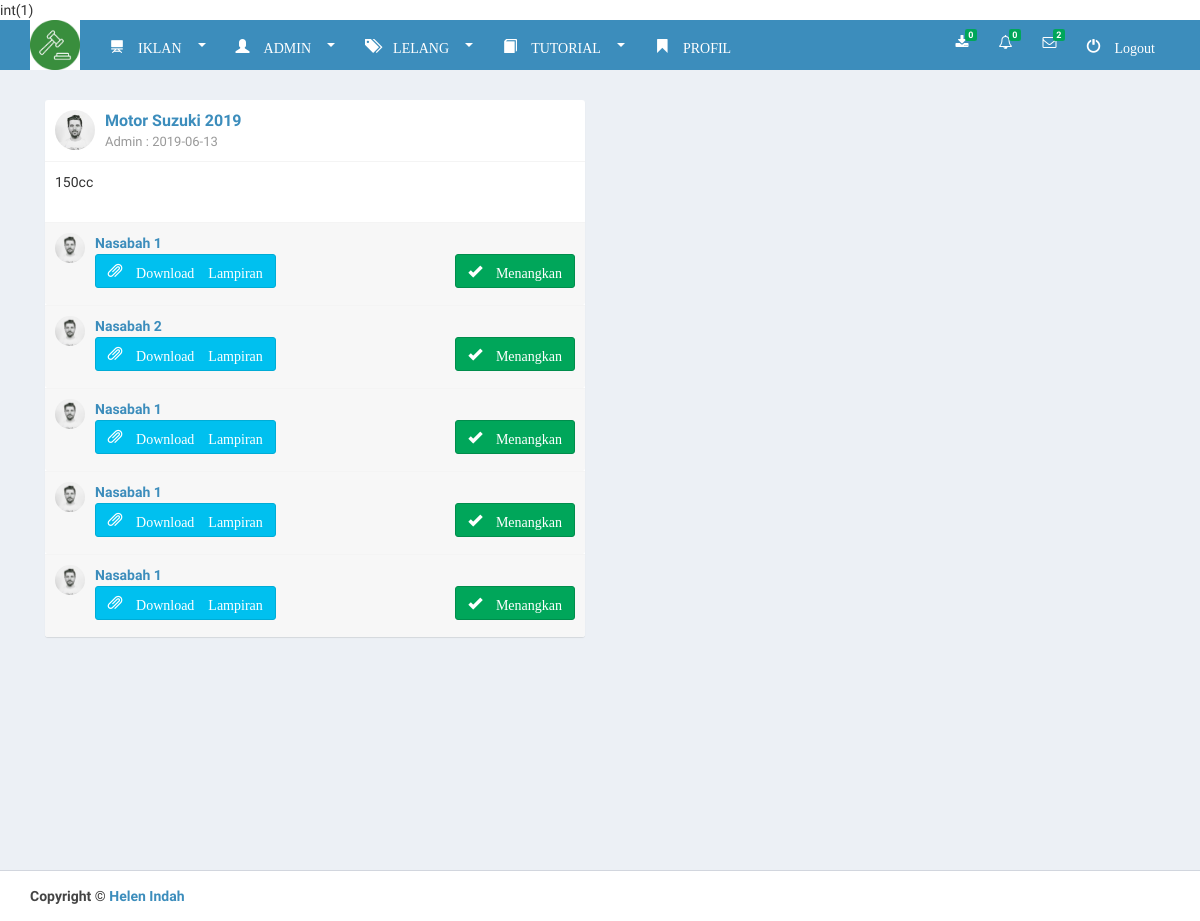
Screenshot of /admin/detail_lelang.php?id=6 (signed in) with the database file from the repository.
### tables this page shows
CREATE TABLE `iklan` (
  `id_iklan` int(11) NOT NULL,
  `id_user` int(11) NOT NULL,
  `tgl_iklan` date NOT NULL,
  `file_iklan` varchar(35) NOT NULL,
  `judul_iklan` varchar(35) NOT NULL,
  `isi_iklan` text NOT NULL,
  `status` enum('0','1') NOT NULL,
  `harga_lelang` double NOT NULL
);

CREATE TABLE `lelang` (
  `id_lelang` int(11) NOT NULL,
  `id_user` int(11) NOT NULL,
  `id_iklan` int(11) NOT NULL,
  `harga` int(11) NOT NULL,
  `ikhtisar` longtext,
  `nama_file` varchar(200) NOT NULL,
  `status_menang` varchar(1) NOT NULL,
  `checked` enum('0','1') NOT NULL,
  `time_bid` date NOT NULL,
  `jam` time NOT NULL
);

CREATE TABLE `user` (
  `id_user` int(11) NOT NULL,
  `nama` varchar(35) NOT NULL,
  `no_hp` varchar(15) NOT NULL,
  `email` varchar(50) NOT NULL,
  `username` varchar(35) NOT NULL,
  `password` varchar(35) NOT NULL,
  `hak_akses` enum('0','1') NOT NULL,
  `block` enum('0','1') NOT NULL
);

### include/function.php (called while the page is built, shortened)
<?php
function cek_not_kom($id_user){
    $query="SELECT * FROM notif_comentar WHERE id_user='$id_user' AND status='1';";
    $result = mysql_query($query);
    return mysql_num_rows($result);
}
?>

### admin/session.php (called while the page is built, shortened)
<?php
include '../include/function.php';
$id_user =$_SESSION['id_user'];
?>

### admin/detail_lelang.php (the view, shortened to what this page needs)
<html>
    <head>
        <?php
        include 'session.php';
        $id_iklan=$_GET['id'];
        $query = "SELECT * FROM  `iklan` WHERE id_user='$id_user' AND id_iklan='$id_iklan' AND status='1' ORDER BY tgl_iklan DESC";
        $result = mysql_query($query);
        include 'css.php';
        ?>
    </head>
    <body class="hold-transition skin-blue layout-top-nav">
        <div class="wrapper">
            <?php include 'menu.php';
            ?>
      <div class="content-wrapper">
        <div class="container">
          <section class="content-header">
          </section>
          <section class="content">
              <div class="row">
                  <?php
                  while ($row = mysql_fetch_array($result)) {
                  ?>
                <div class="col-md-6">
                  <div class="box box-widget">
                    <div class='box-header with-border'>
                      <div class='user-block'>
                        <img class='img-circle' src='../dist/img/user1-128x128.jpg' alt='user image'>
                        <span class='username'><a href="#"><?php echo $row['judul_iklan']; ?></a></span>
                        <span class='description'>Admin : <?php echo $row['tgl_iklan']; ?></span>
                      </div>
                    </div>
                    <div class='box-body'>
                        <?php echo $row['isi_iklan']; ?>
                        <br>
                        <br>
                    </div>
                    <?php
                    $que = "SELECT * FROM  `lelang` WHERE id_iklan ='".$row['id_iklan']."' ORDER BY id_lelang ASC ";
                    $res =  mysql_query($que);
                    while ($ro = mysql_fetch_array($res)) {
                    ?>
                    <div class='box-footer box-comments'>
                      <div class='box-comment'>
                        <img class='img-circle' src='../dist/img/user1-128x128.jpg' alt='user image'>
                        <div class='comment-text'>
                          <span class="username">
                            <?php
                            $nama = mysql_fetch_array(mysql_query("SELECT * FROM `user` WHERE id_user='".$ro['id_user']."'"));
                            ?>
                              <a href="detail_user.php?id=<?php echo $ro['id_user']; ?>"><?php echo $nama['nama']; ?></a>
                          </span>
                            <a href="../file/<?php echo $ro['nama_file']; ?>" class="glyphicon glyphicon-paperclip btn btn-md btn-info pull-left"> Download Lampiran </a>
                            <a href="menangkan.php?id=<?php echo $ro['id_lelang']; ?>&id_iklan=<?php echo $ro['id_iklan']; ?>" class="glyphicon glyphicon-ok btn btn-md btn-success pull-right"> Menangkan</a>
                        </div>
                      </div>
                    </div>
                    <?php } ?>
                  </div>
                </div>
                <?php } ?>
              </div>
          </section>
        </div>
      </div>
            <?php include 'footer.php'; ?>
        </div>
    </body>
</html>

### rows the page displays
iklan: judul_iklan "Motor Suzuki 2019", tgl_iklan "2019-06-13", isi_iklan "150cc"
lelang: id_user.nama "Nasabah 1"
lelang: id_user.nama "Nasabah 2"
lelang: id_user.nama "Nasabah 1"
lelang: id_user.nama "Nasabah 1"
lelang: id_user.nama "Nasabah 1"

### other values shown
$jumlah_confirm "0"
$jumlah_contrib "0"
cek_not_kom($id_user) "2"
